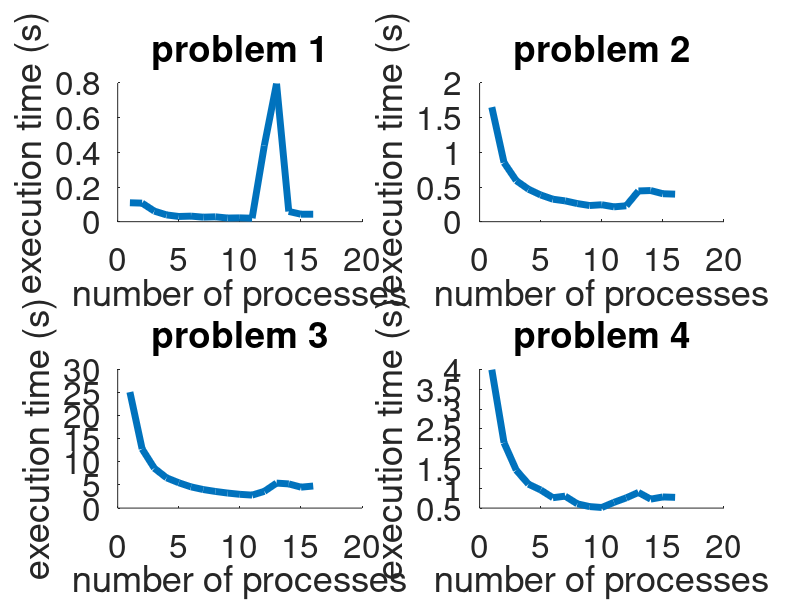

Reproduce this figure in MATLAB.
nprocs = 1:16;

times1 = [0.109, 0.107, 0.061, 0.039, 0.030, 0.032, 0.026, 0.028, 0.021, 0.022, 0.020, 0.439, 0.796, 0.059, 0.043, 0.043];
iterations1 = 830;

times2 = [1.651, 0.852, 0.592, 0.468, 0.385, 0.324, 0.300, 0.261, 0.233, 0.244, 0.214, 0.229,0.443, 0.449,0.403,0.397];
iterations2 = 3120;

times3 = [25.095,12.791,8.618,6.547,5.476,4.590,4.012,3.596,3.250,2.978,2.807,3.618,5.405,5.229,4.525,4.771];
iterations3 = 11346;

times4 = [3.992,2.149, 1.457, 1.104, 0.957, 0.762, 0.801, 0.607, 0.538, 0.515, 0.645, 0.758, 0.895, 0.726,0.781,0.771];
iterations4 = 1898;

figure
subplot(2,2,1)
hold on
title("problem 1")
plot(nprocs, times1,'LineWidth',5)
xlabel("number of processes")
ylabel("execution time (s)");
set(gca,'FontSize',24)

subplot(2,2,2)
hold on
title("problem 2")
plot(nprocs, times2,'LineWidth',5)
xlabel("number of processes")
ylabel("execution time (s)");
set(gca,'FontSize',24)

subplot(2,2,3)
hold on
title("problem 3")
plot(nprocs, times3,'LineWidth',5)
xlabel("number of processes")
ylabel("execution time (s)");
set(gca,'FontSize',24)

subplot(2,2,4)
hold on
title("problem 4")
plot(nprocs, times4,'LineWidth',5)
xlabel("number of processes")
ylabel("execution time (s)");
set(gca,'FontSize',24)
